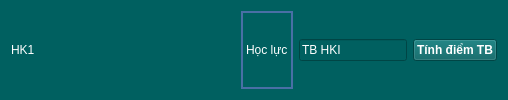
                     <widget class="QWidget" name="widget_11" native="true">
                      <property name="styleSheet">
                       <string notr="true">background-color: rgb(0, 96, 96);
color: rgb(255, 255, 255);</string>
                      </property>
                      <layout class="QHBoxLayout" name="horizontalLayout_14">
                       <item>
                        <widget class="QLabel" name="hk_num">
                         <property name="styleSheet">
                          <string notr="true"/>
                         </property>
                         <property name="text">
                          <string>HK1</string>
                         </property>
                        </widget>
                       </item>
                       <item>
                        <spacer name="horizontalSpacer_12">
                         <property name="orientation">
                          <enum>Qt::Horizontal</enum>
                         </property>
                         <property name="sizeHint" stdset="0">
                          <size>
                           <width>40</width>
                           <height>20</height>
                          </size>
                         </property>
                        </spacer>
                       </item>
                       <item>
                        <spacer name="horizontalSpacer_13">
                         <property name="orientation">
                          <enum>Qt::Horizontal</enum>
                         </property>
                         <property name="sizeHint" stdset="0">
                          <size>
                           <width>40</width>
                           <height>20</height>
                          </size>
                         </property>
                        </spacer>
                       </item>
                       <item>
                        <spacer name="horizontalSpacer_14">
                         <property name="orientation">
                          <enum>Qt::Horizontal</enum>
                         </property>
                         <property name="sizeHint" stdset="0">
                          <size>
                           <width>40</width>
                           <height>20</height>
                          </size>
                         </property>
                        </spacer>
                       </item>
                       <item>
                        <spacer name="horizontalSpacer_15">
                         <property name="orientation">
                          <enum>Qt::Horizontal</enum>
                         </property>
                         <property name="sizeHint" stdset="0">
                          <size>
                           <width>40</width>
                           <height>20</height>
                          </size>
                         </property>
                        </spacer>
                       </item>
                       <item>
                        <spacer name="horizontalSpacer_16">
                         <property name="orientation">
                          <enum>Qt::Horizontal</enum>
                         </property>
                         <property name="sizeHint" stdset="0">
                          <size>
                           <width>40</width>
                           <height>20</height>
                          </size>
                         </property>
                        </spacer>
                       </item>
                       <item>
                        <widget class="QLabel" name="hoc_luc">
                         <property name="styleSheet">
                          <string notr="true">border: 2px solid #4A6FA5;</string>
                         </property>
                         <property name="text">
                          <string>Học lực</string>
                         </property>
                        </widget>
                       </item>
                       <item>
                        <widget class="QLineEdit" name="tb_term">
                         <property name="text">
                          <string>TB HKI</string>
                         </property>
                        </widget>
                       </item>
                       <item>
                        <widget class="QPushButton" name="cal_hk">
                         <property name="font">
                          <font>
                           <pointsize>9</pointsize>
                           <weight>75</weight>
                           <bold>true</bold>
                          </font>
                         </property>
                         <property name="text">
                          <string>Tính điểm TB</string>
                         </property>
                        </widget>
                       </item>
                      </layout>
                     </widget>
